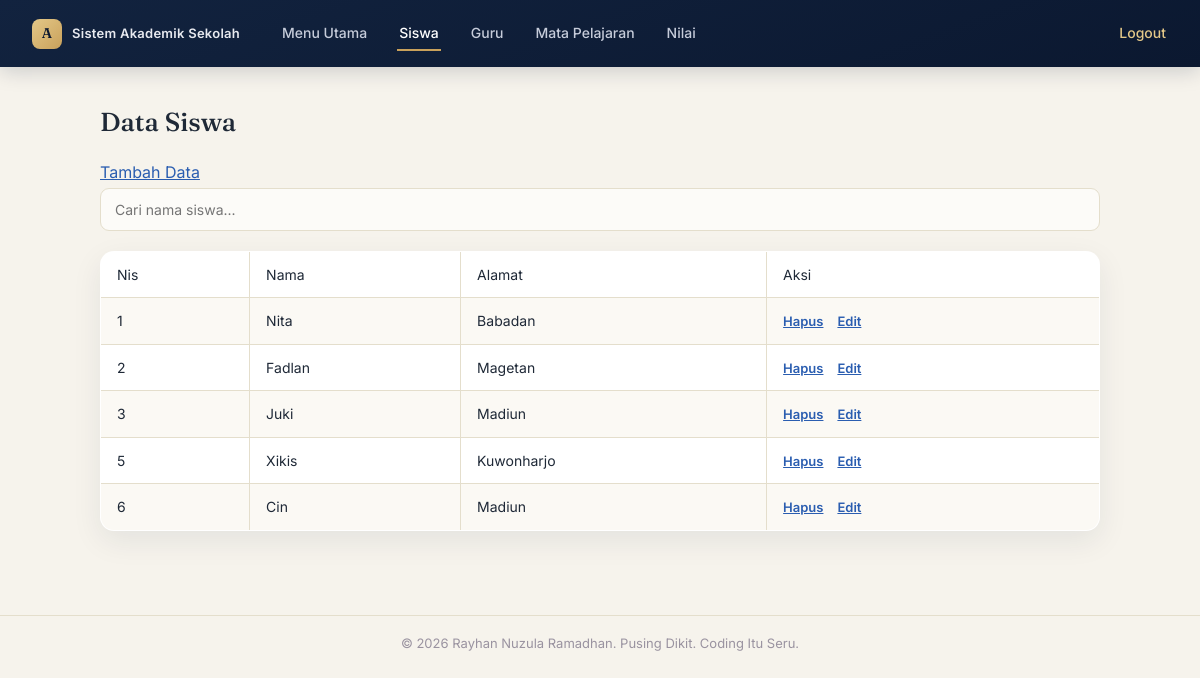
The app's page /siswa/index.php with its own data.
### tables this page shows
CREATE TABLE `siswa` (
  `nis` varchar(12) NOT NULL,
  `nama` varchar(50) NOT NULL,
  `alamat` varchar(50) NOT NULL
);

### siswa/index.php (the view, shortened to what this page needs)
<?php
include "koneksi.php";
include "../header.php";
?>
<h1> Data Siswa </h1>
<a href="tambah.php"> Tambah Data </a>
<input type="text" id="searchInput" placeholder="Cari nama siswa..." onkeyup="filterTable()" style="margin-bottom:16px;">
<table border="1">
    <tr>
        <td>Nis</td>
        <td>Nama</td>
        <td>Alamat</td>
        <td>Aksi</td>
    </tr>
    <?php
    $query=mysqli_query($koneksi,"select * from siswa");
    while($data=mysqli_fetch_array($query)){
    ?>
    <tr>
        <td><?php echo $data ['nis'] ?></td>
        <td><?php echo $data ['nama'] ?></td>
        <td><?php echo $data ['alamat'] ?></td>
        <td>
            <a href="hapus.php?id=<?php echo $row['id']; ?>" onclick="return confirm('Yakin mau hapus data ini?')">Hapus</a>
            <a href="edit.php?nis=<?php echo $data['nis'] ?>">Edit</a>
        </td>
    </tr>
    <?php
    }
    ?>
</table>
<?php
include "../footer.php";
?>

### header.php (shortened to what this page needs)
<!DOCTYPE html>
<html lang="id">
<head>
</head>
<body>
<?php $current = basename(dirname($_SERVER['SCRIPT_NAME'])); ?>
    <div class="navbar">
        <div class="brand">
            <div class="icon">A</div>
            <span>Sistem Akademik Sekolah</span>
        </div>
        <a href="/skanet_zula/index.php" class="<?php echo ($current=='skanet_zula')?'active':''; ?>">Menu Utama</a>
        <a href="/skanet_zula/siswa/" class="<?php echo ($current=='siswa')?'active':''; ?>">Siswa</a>
        <a href="/skanet_zula/guru/" class="<?php echo ($current=='guru')?'active':''; ?>">Guru</a>
        <a href="/skanet_zula/mapel/" class="<?php echo ($current=='mapel')?'active':''; ?>">Mata Pelajaran</a>
        <a href="/skanet_zula/nilai/" class="<?php echo ($current=='nilai')?'active':''; ?>">Nilai</a>
        <a href="/skanet_zula/logout.php" class="logout">Logout</a>
    </div>
    <div class="container">

### footer.php
</div>
    <hr style="margin-top:48px; border:none; border-top:1px solid #E4DECC;">
    <div style="text-align:center; padding:18px; color:#9A93A0; font-size:13px; font-family:'Inter',sans-serif;">
        &copy; <?php echo date("Y"); ?> Rayhan Nuzula Ramadhan. Pusing Dikit. Coding Itu Seru.
    </div>
</body>
</html>

### header.php (style rules this page uses)
* { margin:0; padding:0; box-sizing:border-box; }
:root { --navy:#12233F; --navy-deep:#0B1830; --gold:#C9A15B; --gold-light:#E4C888; --paper:#F6F3EC; --ink:#1F2937; --muted:#6B7280; --line:#E4DECC; }
body { font-family: 'Inter', sans-serif; background-color: var(--paper); color: var(--ink); line-height: 1.5; }
h1, h2, h3 { font-family: 'Fraunces', serif; font-weight: 500; color: var(--ink); }
h1 { font-size: 26px; margin-bottom: 18px; }
.navbar { background: linear-gradient(160deg, var(--navy) 0%, var(--navy-deep) 100%); padding: 16px 32px; display: flex; align-items: center; gap: 28px; box-shadow: 0 4px 20px rgba(11,24,48,.18); }
.navbar .brand { display: flex; align-items: center; gap: 10px; margin-right: 12px; }
.navbar .brand .icon { width: 30px; height: 30px; border-radius: 8px; background: linear-gradient(135deg, var(--gold-light), var(--gold)); display: flex; align-items: center; justify-content: center; color: var(--navy-deep); font-family: 'Fraunces', serif; font-weight: 600; font-size: 14px; flex-shrink: 0; }
.navbar .brand span { color: #E7E9EF; font-weight: 600; font-size: 13px; letter-spacing: .02em; white-space: nowrap; }
.navbar a { color: #C6CCDA; text-decoration: none; font-weight: 500; font-size: 14px; padding: 6px 2px; border-bottom: 2px solid transparent; transition: .2s; }
.navbar a.logout { margin-left: auto; color: var(--gold-light); }
.container { padding: 36px 40px; max-width: 1080px; margin: 0 auto; }
table { border-collapse: collapse; width: 100%; background: #fff; margin-top: 4px; border-radius: 14px; overflow: hidden; box-shadow: 0 10px 30px rgba(18,35,63,.08); }
table, th, td { border: 1px solid var(--line); }
th, td { padding: 12px 16px; text-align: left; font-size: 14px; }
tr:nth-child(even) td { background: #FBF9F4; }
td a { font-size: 13px; font-weight: 600; margin-right: 10px; }
input[type="text"], input[type="number"], select, textarea { width: 100%; padding: 12px 14px; margin: 4px 0; border: 1.5px solid var(--line); border-radius: 9px; background: #FCFBF8; color: var(--ink); font-family: 'Inter', sans-serif; font-size: 14px; transition: .2s; }
a { color: #2A5DB0; }
.navbar a.active { color: #fff; border-bottom: 2px solid var(--gold); }

### records on screen
siswa: nis "1", nama "Nita", alamat "Babadan"
siswa: nis "2", nama "Fadlan", alamat "Magetan"
siswa: nis "3", nama "Juki", alamat "Madiun"
siswa: nis "5", nama "Xikis", alamat "Kuwonharjo"
siswa: nis "6", nama "Cin", alamat "Madiun"
